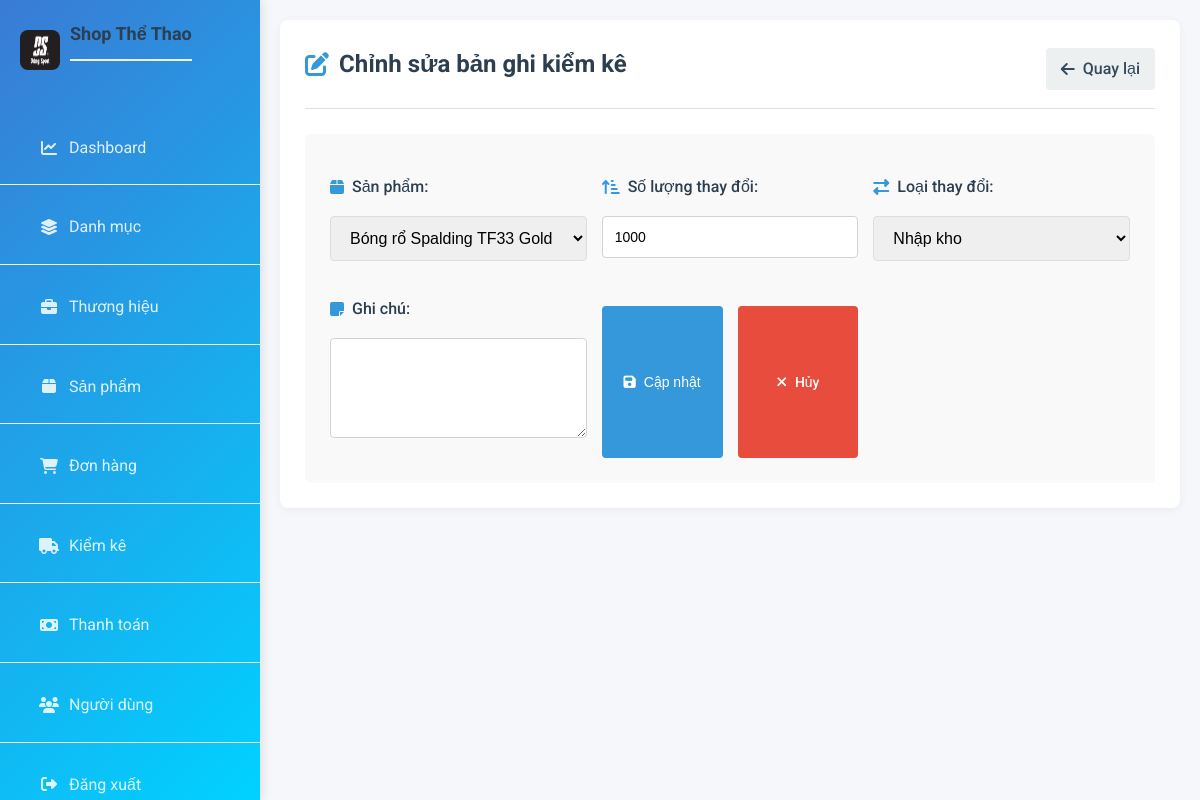
Screenshot of /inventory/edit/1 with the database file from the repository.
### models/inventory_log.py (models this page shows)
class InventoryLog(db.Model):
    __tablename__ = 'inventory_log'
    id_log = Column(Integer, primary_key=True, autoincrement=True)
    id_product = Column(Integer, ForeignKey('products.id_product'))
    change_quantity = Column(Integer)
    change_type = Column(Enum('import', 'export'))
    log_date = Column(TIMESTAMP)
    note = Column(Text)

### models/product.py (models this page shows)
class Product(db.Model):
    __tablename__ = 'products'
    id_product = Column(Integer, primary_key=True, autoincrement=True)
    product_name = Column(String(255), nullable=False)
    id_category = Column(Integer, ForeignKey('categories.id_category'), nullable=True)
    id_brand = Column(Integer, ForeignKey('brands.id_brand'), nullable=True)
    price = Column(DECIMAL(10, 2))
    cost_price = Column(DECIMAL(10, 2))
    inventory = Column(Integer)
    description = Column(Text)
    created_at = Column(TIMESTAMP, server_default=func.now())
    size = Column(String(50), nullable=True)
    color = Column(String(50), nullable=True)
    discount = Column(Integer, nullable=True, default="0")
    category = relationship("Category", backref="products")
    brand = relationship("Brand", backref="products")

### routes/inventory_log.py (the view)
@inventory_bp.route("/edit/<int:id_log>", methods=["GET"])
def edit_inventory(id_log):
    log = InventoryLog.query.get_or_404(id_log)
    products = Product.query.all()
    return render_template("admin/inventory_form.html", log=log, products=products)

### app.py (called while the page is built)
@app.before_request
def log_request_info():
    logging.info(f"Body: {request.get_data()}")

### templates/admin/inventory_form.html (shortened to what this page needs)
{% extends "admin/base.html" %}
{% block extra_css %}
<link rel="stylesheet" href="{{ url_for('static', filename='css/brand_form.css') }}">
{% endblock %}
{% block content %}
<div class="inventory-form-container">
    <div class="page-header">
        <h2>
            {% if log %}
                <i class="fas fa-edit"></i> Chỉnh sửa bản ghi kiểm kê
            {% else %}
                <i class="fas fa-plus-circle"></i> Thêm bản ghi kiểm kê mới
            {% endif %}
        </h2>
        <a href="{{ url_for('inventory.list_inventory') }}" class="btn-back">
            <i class="fas fa-arrow-left"></i> Quay lại
        </a>
    </div>
    <div class="form-wrapper">
        <form method="post" action="{% if log %}{{ url_for('inventory.update_inventory', id_log=log.id_log) }}{% else %}{{ url_for('inventory.add_inventory') }}{% endif %}" class="inventory-form">
            <div class="form-group">
                <label for="id_product"><i class="fas fa-box"></i> Sản phẩm:</label>
                <select id="id_product" name="id_product" class="form-control" required>
                    {% for product in products %}
                    <option value="{{ product.id_product }}" {% if log and log.id_product == product.id_product %}selected{% endif %}>
                        {{ product.product_name }}
                    </option>
                    {% endfor %}
                </select>
            </div>
            <div class="form-group">
                <label for="change_quantity"><i class="fas fa-sort-amount-up-alt"></i> Số lượng thay đổi:</label>
                <input type="number" id="change_quantity" name="change_quantity" class="form-control" value="{{ log.change_quantity if log else '' }}" required>
            </div>
            <div class="form-group">
                <label for="change_type"><i class="fas fa-exchange-alt"></i> Loại thay đổi:</label>
                <select id="change_type" name="change_type" class="form-control" required>
                    <option value="import" {% if log and log.change_type == 'import' %}selected{% endif %}>Nhập kho</option>
                </select>
            </div>
            <div class="form-group">
                <label for="note"><i class="fas fa-sticky-note"></i> Ghi chú:</label>
                <textarea id="note" name="note" class="form-control" rows="4">{{ log.note if log else '' }}</textarea>
            </div>
            <div class="form-actions">
                <button type="submit" class="btn-submit">
                    <i class="fas fa-save"></i> {% if log %}Cập nhật{% else %}Lưu{% endif %}
                </button>
                <a href="{{ url_for('inventory.list_inventory') }}" class="btn-cancel">
                    <i class="fas fa-times"></i> Hủy
                </a>
            </div>
        </form>
    </div>
</div>
{% endblock %}

### static/css/style.css (style rules this page uses)
* { margin: 0; padding: 0; box-sizing: border-box; }
body { font-family: 'Roboto', sans-serif; background-color: #f5f7fa; color: #333; line-height: 1.6; }
h2 { color: #2c3e50; margin-bottom: 20px; padding-bottom: 10px; border-bottom: 2px solid #f1f1f1; }
form { display: grid; grid-template-columns: repeat(auto-fit, minmax(250px, 1fr)); gap: 15px; margin-top: 15px; }
input, select, button { padding: 10px 15px; border: 1px solid #ddd; border-radius: 4px; font-size: 14px; }
button { background-color: #3a7bd5; color: white; border: none; cursor: pointer; transition: background-color 0.3s; font-weight: 500; }
.form-group { margin-bottom: 20px; }
.form-group label { display: block; margin-bottom: 8px; color: #495057; font-weight: 500; }
.form-group label i { margin-right: 6px; color: #6c757d; }
.form-group input, .form-group textarea { width: 100%; padding: 12px; border: 1px solid #ced4da; border-radius: 4px; font-size: 14px; transition: border-color 0.3s; }
.btn-submit, .btn-cancel { padding: 10px 20px; border-radius: 4px; font-size: 14px; cursor: pointer; display: flex; align-items: center; transition: all 0.3s; border: none; }
.btn-submit { background-color: #5d87ff; color: white; }
.page-header { display: flex; justify-content: space-between; align-items: center; margin-bottom: 20px; padding-bottom: 15px; border-bottom: 2px solid #f1f1f1; }
.page-header h2 { margin: 0; border-bottom: none; }

### static/css/brand_form.css (style rules this page uses)
.page-header { display: flex; justify-content: space-between; align-items: center; margin-bottom: 25px; padding-bottom: 15px; border-bottom: 1px solid #e0e0e0; }
.page-header h2 { color: #2c3e50; font-size: 24px; margin: 0; display: flex; align-items: center; }
.page-header h2 i { margin-right: 10px; color: #3498db; }
.btn-back { background-color: #ecf0f1; color: #34495e; padding: 8px 15px; border-radius: 4px; text-decoration: none; font-weight: 500; transition: all 0.3s ease; display: flex; align-items: center; }
.btn-back i { margin-right: 8px; }
.form-wrapper { background-color: #f9f9f9; border-radius: 6px; padding: 25px; }
.form-group { display: flex; flex-direction: column; gap: 8px; }
.form-group label { font-weight: 500; color: #2c3e50; display: flex; align-items: center; }
.form-group label i { margin-right: 8px; color: #3498db; }
.form-control { padding: 12px 15px; border: 1px solid #ddd; border-radius: 4px; font-size: 16px; transition: border-color 0.3s ease; }
textarea.form-control { resize: vertical; min-height: 100px; }
.form-actions { display: flex; gap: 15px; margin-top: 10px; }
.btn-submit, .btn-cancel { padding: 12px 20px; border-radius: 4px; font-weight: 500; cursor: pointer; display: flex; align-items: center; justify-content: center; transition: all 0.3s ease; text-decoration: none; }
.btn-submit { background-color: #3498db; color: white; border: none; flex: 1; }
.btn-cancel { background-color: #e74c3c; color: white; border: none; flex: 1; }
.btn-submit i, .btn-cancel i { margin-right: 8px; }

### rows the page displays
InventoryLog: id_product "Bóng rổ Spalding TF33 Gold – Indoor/Outdoor Size 6 84-532z - Hàng Chính Hãng", change_quantity "1000", change_type "Nhập kho"
